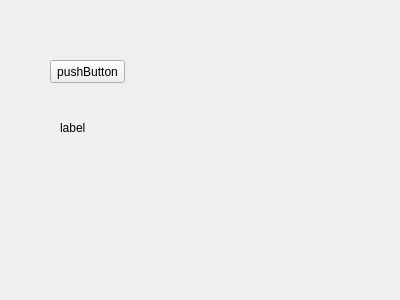
<?xml version="1.0" encoding="UTF-8"?>
<ui version="4.0">
 <class>Form</class>
 <widget class="QWidget" name="Form">
  <property name="geometry">
   <rect>
    <x>0</x>
    <y>0</y>
    <width>400</width>
    <height>300</height>
   </rect>
  </property>
  <property name="windowTitle">
   <string>Form</string>
  </property>
  <widget class="QPushButton" name="pushButton">
   <property name="geometry">
    <rect>
     <x>50</x>
     <y>60</y>
     <width>75</width>
     <height>23</height>
    </rect>
   </property>
   <property name="text">
    <string>pushButton</string>
   </property>
  </widget>
  <widget class="QLabel" name="label">
   <property name="geometry">
    <rect>
     <x>60</x>
     <y>120</y>
     <width>81</width>
     <height>16</height>
    </rect>
   </property>
   <property name="text">
    <string>label</string>
   </property>
  </widget>
 </widget>
 <resources/>
 <connections/>
</ui>
